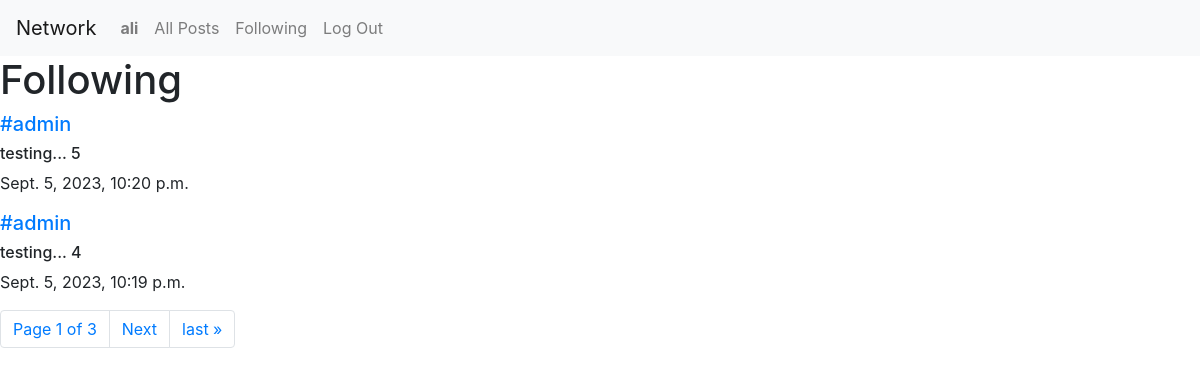
Page /following (signed in) on the committed database.
### network/models.py (models this page shows, shortened)
class User(AbstractUser):
    pass

class Post(models.Model):
    content = models.CharField(max_length=260)
    user = models.ForeignKey(User, on_delete=models.CASCADE, related_name="writer")
    date = models.DateTimeField(auto_now_add=True)

### network/views.py (the view)
# urls.py: path("following", views.following, name="following"),
def following(request):
    userCurrent = User.objects.get(pk=request.user.id)
    followPpl = Follow.objects.filter(user=userCurrent)
    postAll = Post.objects.all().order_by('id').reverse()
    postsFollowing = []
    for post in postAll:
        for person in followPpl:
            if person.user_followed == post.user:
                postsFollowing.append(post)
    paginator = Paginator(postsFollowing, 2)
    page_number = request.GET.get('page')
    page_obj = paginator.get_page(page_number)
    return render(request, "network/following.html", {
        "page_obj": page_obj
    })

### network/templates/network/following.html (shortened to what this page needs)
{% extends "network/layout.html" %}
{% block body %}
    <div class="allPosts">
        <h1>Following</h1>
        {% for post in page_obj %}
            <div>
                <h5 class="username"><a href="{% url 'profile' user_id=post.user.id %}">#{{ post.user }}</a></h5>
                <h6 class="content">{{ post.content }}</h6>
                <p class="date">{{ post.date }}</p>
            </div>
        {% endfor %}
    </div>
    <nav aria-label="Page navigation example">
        <ul class="pagination">
                <li class="page-item"><a href="" class="page-link">Page {{ page_obj.number }} of {{ page_obj.paginator.num_pages }}</a></li>
            {% if page_obj.has_next %}
                <li class="page-item"><a class="page-link" href="?page={{ page_obj.next_page_number }}">Next</a></li>
                <li class="page-item"><a class="page-link" href="?page={{ page_obj.paginator.num_pages }}">last &raquo;</a></li>
            {% endif %}
        </ul>
      </nav>
{% endblock %}

### network/templates/network/layout.html (shortened to what this page needs)
{% load static %}
<!DOCTYPE html>
<html lang="en">
    <head>
        <link rel="stylesheet" href="https://stackpath.bootstrapcdn.com/bootstrap/4.4.1/css/bootstrap.min.css">
        <link href="{% static 'network/styles.css' %}" rel="stylesheet">
        <link href="https://stackpath.bootstrapcdn.com/bootstrap/4.5.2/css/bootstrap.min.css" rel="stylesheet">
    </head>
    <body>
        <nav class="navbar navbar-expand-lg navbar-light bg-light">
            <a class="navbar-brand" href="{% url 'index' %}">Network</a>
            <div>
              <ul class="navbar-nav mr-auto">
                {% if user.is_authenticated %}
                    <li class="nav-item">
                        <a class="nav-link" href="{% url 'profile' user_id=user.id %}"><strong>{{ user.username }}</strong></a>
                    </li>
                {% endif %}
                <li class="nav-item">
                  <a class="nav-link" href="{% url 'index' %}">All Posts</a>
                </li>
                {% if user.is_authenticated %}
                    <li class="nav-item">
                        <a class="nav-link" href="{% url 'following' %}">Following</a>
                    </li>
                    <li class="nav-item">
                        <a class="nav-link" href="{% url 'logout' %}">Log Out</a>
                    </li>
                {% endif %}
              </ul>
            </div>
          </nav>
        <div class="body">
            {% block body %}
            {% endblock %}
        </div>
    </body>
</html>

### rows in the picture
User: username "ali"
Post: user "admin", content "testing... 5", date "Sept. 5, 2023, 10:20 p.m."
Post: user "admin", content "testing... 4", date "Sept. 5, 2023, 10:19 p.m."

### other values in the picture
{{ page_obj.number }} "1"
{{ page_obj.paginator.num_pages }} "3"
